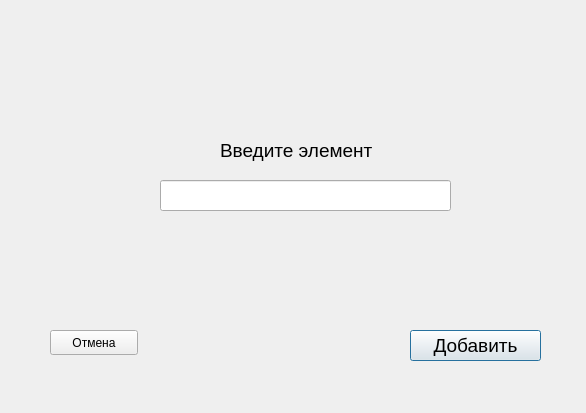
<?xml version="1.0" encoding="UTF-8"?>
<ui version="4.0">
 <class>Add_element_window</class>
 <widget class="QDialog" name="Add_element_window">
  <property name="geometry">
   <rect>
    <x>0</x>
    <y>0</y>
    <width>586</width>
    <height>413</height>
   </rect>
  </property>
  <property name="windowTitle">
   <string>Dialog</string>
  </property>
  <widget class="QLineEdit" name="lineEdit">
   <property name="geometry">
    <rect>
     <x>160</x>
     <y>180</y>
     <width>291</width>
     <height>31</height>
    </rect>
   </property>
  </widget>
  <widget class="QLabel" name="label">
   <property name="geometry">
    <rect>
     <x>220</x>
     <y>140</y>
     <width>161</width>
     <height>21</height>
    </rect>
   </property>
   <property name="font">
    <font>
     <pointsize>14</pointsize>
    </font>
   </property>
   <property name="text">
    <string>Введите элемент</string>
   </property>
  </widget>
  <widget class="QPushButton" name="Cancel_button">
   <property name="geometry">
    <rect>
     <x>50</x>
     <y>330</y>
     <width>88</width>
     <height>25</height>
    </rect>
   </property>
   <property name="focusPolicy">
    <enum>Qt::NoFocus</enum>
   </property>
   <property name="text">
    <string>Отмена</string>
   </property>
  </widget>
  <widget class="QPushButton" name="Add_button">
   <property name="geometry">
    <rect>
     <x>410</x>
     <y>330</y>
     <width>131</width>
     <height>31</height>
    </rect>
   </property>
   <property name="font">
    <font>
     <pointsize>14</pointsize>
    </font>
   </property>
   <property name="text">
    <string>Добавить</string>
   </property>
  </widget>
 </widget>
 <resources/>
 <connections/>
</ui>
